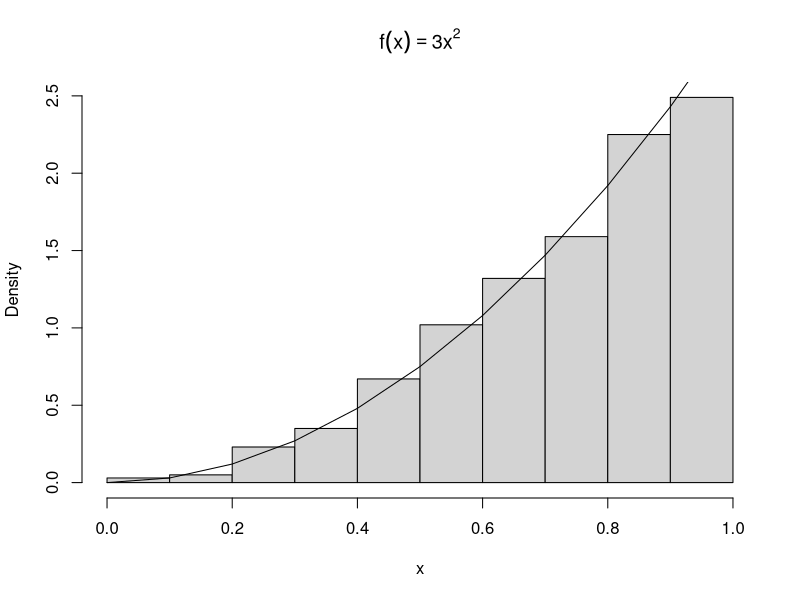
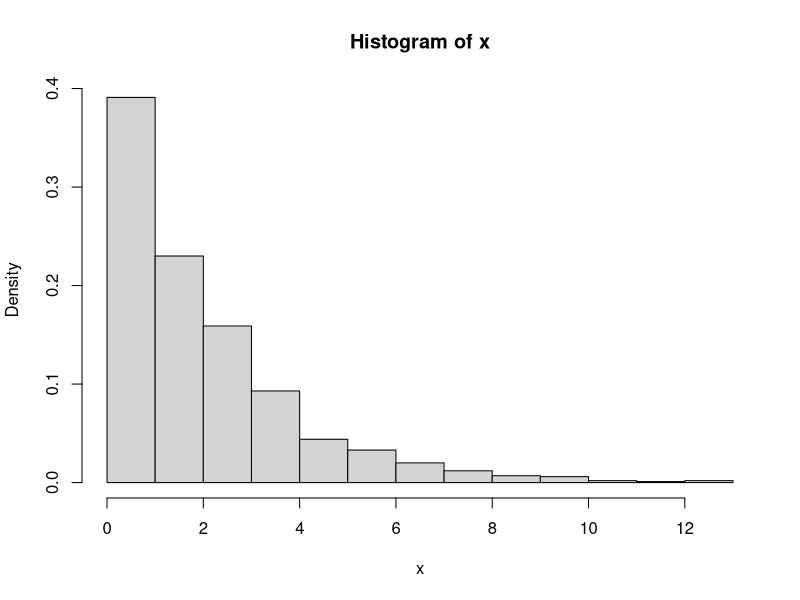
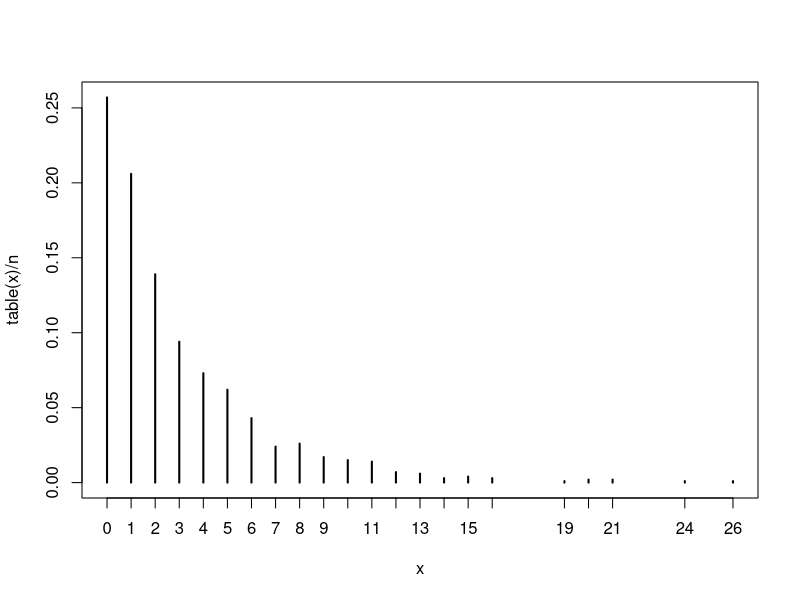

Here is the R script that generated these plots, in order:
## ---- chunk 1
LCG <- function(n, m, a, c, X0) {

	X <- c()
	Xn <- X0
	
	for (i in 1:n) {
		Xn <- a * Xn + c %% m
		X[i] <- Xn
	}
	
	return(X)
}
## ---- chunk 2
m    <- 8
a    <- 5
c    <- 1
seed <- 0
N    <- 10

X <- numeric()
Y <- numeric()

X[1] <- seed

for (n in 2:(N + 1)) {
	X[n] <- LCG(1, m, a, c, X[n - 1])
	Y[n] <- 5 * X[n - 1] + 1
	cat(n - 1, 5 * X[n - 1] + 1, X[n], "\n")
}
congruencial <- data.frame(n = 1:10, Yn = Y[2:(N + 1)], Xn = X[2:(N + 1)])
congruencial

## ---- chunk 3
# Lançamento de moedas
sample(0:1, size = 10, replace = TRUE)
## ---- chunk 4
n <- 1000  # tamanho da amostra
u <- runif(n)
x <- u ^ (1 / 3)

y <- seq(0, 1, 0.1)

hist(x, prob = TRUE, main = bquote(f(x) == 3 * x ^ 2))
lines(y, 3 * y ^ 2)

## ---- chunk 5
n      <- 1000
lambda <- 0.5

u <- runif(n)
x <- -log(u) / lambda

hist(x, prob = TRUE)
## ---- chunk 6
n <- 10
p <- 0.4

u <- runif(n)
u > 0.6

x <- as.integer(u > 0.6)
x

mean(x)
var(x)
## ---- chunk 7
n <- 1000
p <- 1 / 4
u <- runif(n)
x <- ceiling(log(u) / log(1 - p)) - 1
x
plot(table(x) / n)
